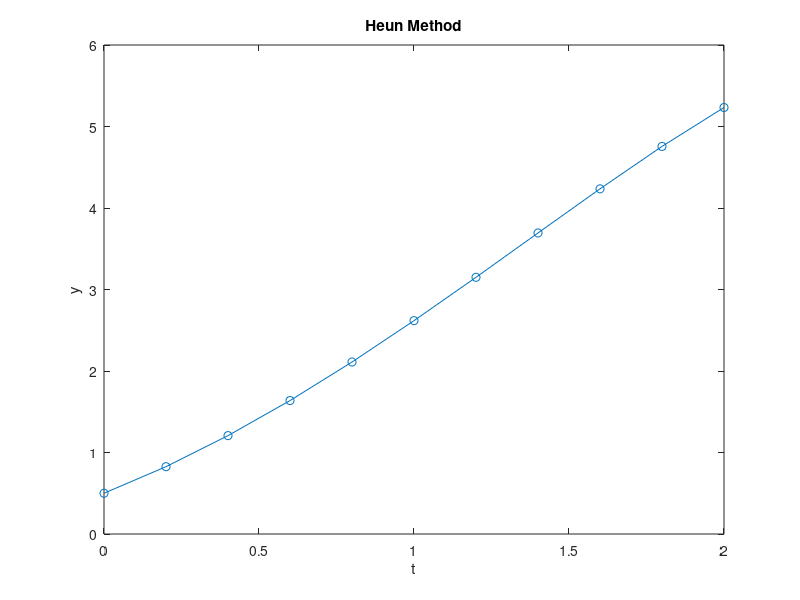

Recreate this plot in MATLAB.
% if you do not have enough theoretical knowledge on this subject,
% you can watch these videos
% [ENG]https://youtu.be/7BcT7kurcIY?si=OcbzQH0WvGA-uMqx
% [TR]https://youtu.be/1bUtP9a7gH8?si=VUAi_SUV-uekPFtc
f = @(t, y) y - t^2 + 1;
a = 0;
b = 2;
h = 0.2;
N = (b - a)/h;
t = a:h:b;
y = zeros(1, N+1);
y(1) = 0.5;
for i = 1:N
    k1 = f(t(i), y(i));
    k2 = f(t(i) + h, y(i) + h * k1);
    y(i+1) = y(i) + (h/2) * (k1 + k2);
end
plot(t, y, 'o-')
xlabel('t')
ylabel('y')
title('Heun Method')
